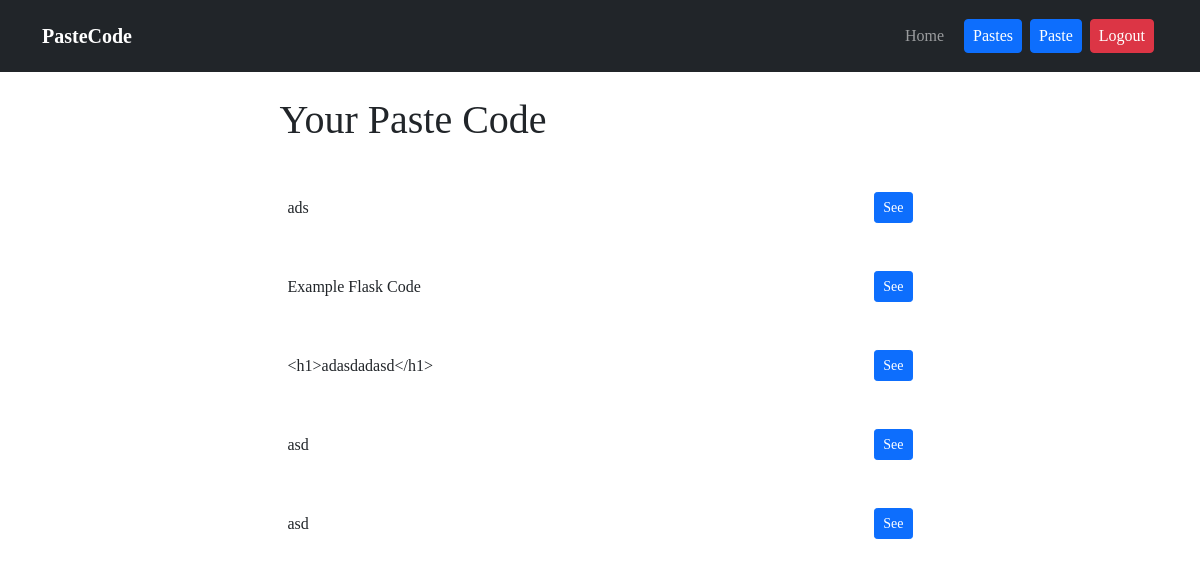
The page /pastes (signed in) on the database its author committed.
### website/models.py (models this page shows)
class Paste(db.Model):
    id = db.Column(db.Integer, primary_key=True)
    title = db.Column(db.String(128))
    code = db.Column(db.Text, nullable=False)
    user_id = db.Column(db.Integer, db.ForeignKey('user.id'), nullable=False)
    date_created = db.Column(db.DateTime(timezone=True), default=func.now(), nullable=False)

### website/views.py (the view)
@views.route('/pastes')
@login_required
def pastes():
    return render_template('pastes.html', user=current_user)

### website/__init__.py (called while the page is built)
def create_app():
    app = Flask(__name__)
    app.config['SECRET_KEY'] = 'secret_key_123_pastecode'
    app.config['SQLALCHEMY_DATABASE_URI'] = f'sqlite:///{DB_NAME}'
    app.config['SQLALCHEMY_TRACK_MODIFICATIONS'] = True
    db.init_app(app)
    from .views import views
    from .auth import auth
    from .models import User, Paste
    create_database(app)
    login_manager = LoginManager()
    login_manager.login_view = 'auth.login'
    login_manager.init_app(app)
    @login_manager.user_loader
    def load_user(id):
        return User.query.get(int(id))
    app.register_blueprint(views, url_prefix='/')
    app.register_blueprint(auth, url_prefix='/')
    return app

### website/templates/pastes.html (shortened to what this page needs)
{% extends 'base.html' %}
{% block content %}
<div class="col-md-7 mx-auto">
    <h1 class="mb-4">Your Paste Code</h1>
    {% if user.pastes %}
    {% for paste in user.pastes %}
    <div class="py-4 px-2 d-flex justify-content-between align-items-center">
        <h6 class="fw-normal mb-0">{{ paste.title }}</h6>
        <a href="/{{ paste.id }}" class="btn btn-sm btn-primary">See</a>
    </div>
    {% endfor %}
    {% else %}
    <p class="text-danger text-center fw-bold mt-5">Pastes not added yet, <a href="/paste">added here!</a></p>
    {% endif %}
</div>
{% endblock %}

### website/templates/base.html (shortened to what this page needs)
<!DOCTYPE html>
<html lang="en">
<head>
    <link rel="stylesheet" href="{{ url_for('static', filename='bootstrap5/css/bootstrap.min.css') }}">
    <link rel="stylesheet" href="{{ url_for('static', filename='css/main.css') }}">
</head>
<body>
    <nav class="navbar navbar-dark bg-dark py-3">
        <div class="container">
            <a class="navbar-brand fw-bold" href="/">PasteCode</a>
            <div class="d-flex justify-content-end align-items-center">
                <div class="navbar-nav">
                    <a class="nav-link mx-2 px-2" href="/">Home</a>
                </div>
                {% if user.is_authenticated %}
                <div class="navbar-nav">
                    <a class="nav-link btn btn-primary py-1 text-white mx-1 px-2" href="/pastes">Pastes</a>
                </div>
                <div class="navbar-nav">
                    <a class="nav-link btn btn-primary py-1 text-white mx-1 px-2" href="/paste">Paste</a>
                </div>
                <div class="navbar-nav">
                    <a class="nav-link btn btn-danger py-1 text-white mx-1 px-2" href="/logout">Logout</a>
                </div>
                {% endif %}
            </div>
        </div>
    </nav>
    <div class="container mt-4">
        <div class="row">
            {% block content %}{% endblock %}
        </div>
    </div>
</body>
</html>

### website/static/css/main.css (style rules this page uses)
* { font-family: "Fira Sans"; }

### rows shown on the page
Paste: title "ads"
Paste: title "Example Flask Code"
Paste: title "<h1>adasdadasd</h1>"
Paste: title "asd"
Paste: title "asd"
